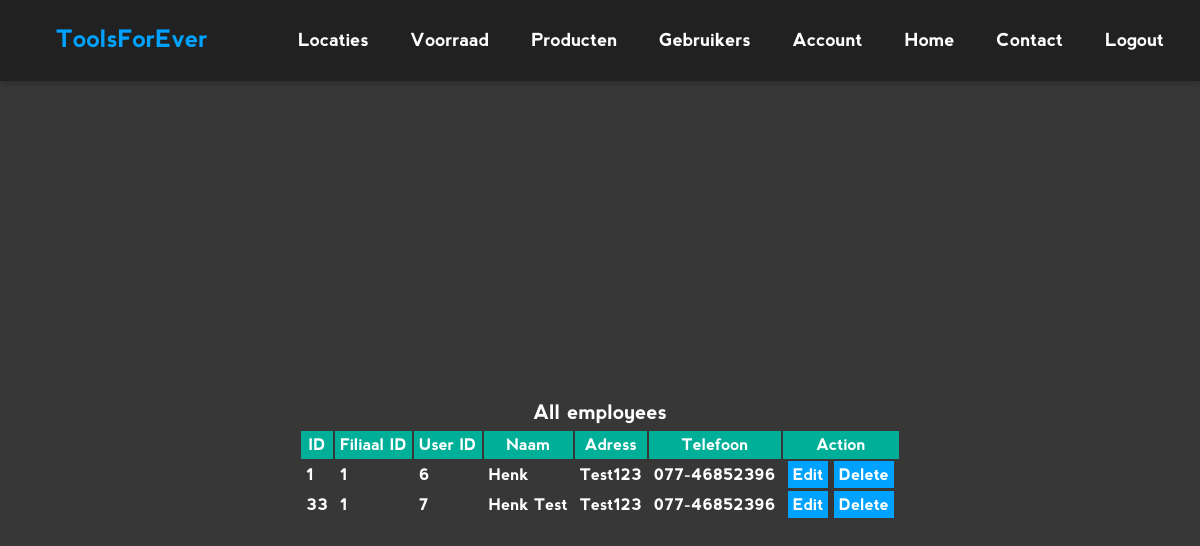
Page /pages/account.php on the committed database.
### tables this page shows
CREATE TABLE IF NOT EXISTS `employee` (
  `Med_id` int(11) NOT NULL AUTO_INCREMENT,
  `fil_id` int(11) DEFAULT NULL,
  `U_id` int(11) DEFAULT NULL,
  `name` varchar(25) DEFAULT NULL,
  `adress` varchar(50) DEFAULT NULL,
  `tell` varchar(15) DEFAULT NULL,
  PRIMARY KEY (`Med_id`),
  KEY `U_id` (`U_id`),
  KEY `FK_employee_location` (`fil_id`)
);

### pages/account.php (the view, shortened to what this page needs)
<?php
$pdo = new PDO('mysql:host=127.0.0.1;dbname=ToolsForEver;charset=utf8', 'root', '');
$sql = 'SELECT * FROM employee';
$statement = $pdo->prepare($sql);
$statement->execute();
$employee = $statement->fetchAll(PDO::FETCH_OBJ);
?>
<div class="container">
     <div class="login-form">
          <h3>All employees</h3>
          <table class="table">
               <tr>
                    <th>ID</th>
                    <th>Filiaal ID</th>
                    <th>User ID</th>
                    <th>Naam</th>
                    <th>Adress</th>
                    <th>Telefoon</th>
                    <th>Action</th>
               </tr>
               <?php  foreach($employee as $emp): ?>
               <tr>
                    <td><?= $emp->Med_id; ?></td>
                    <td><?= $emp->fil_id; ?></td>
                    <td><?= $emp->U_id; ?></td>
                    <td><?= $emp->name; ?></td>
                    <td><?= $emp->adress; ?></td>
                    <td><?= $emp->tell; ?></td>
                    <td>
                         <a href="edit.php?id=<?= $emp->U_id ?>">Edit</a>
                         <a onclick="return confirm('Are you sure?')" href="delete.php?id=<?= $emp->U_id ?>" class="#">Delete</a>
                    </td>
               </tr>
          <?php endforeach; ?>
          </table>
     </div>
</div>

### css/style.css (style rules this page uses)
* { margin: 0; font-family: Nevis, Akashi, Arial; }
.header { background-color: #212121; overflow: hidden; -webkit-filter: drop-shadow(1px 3px 3px #2c2c2c); filter: drop-shadow(1px 3px 3px #2c2c2c); }
.header ul { list-style: none; margin-right: 15px; }
.header a { color: #fff; text-decoration: none; display: inline; float: right; text-align: center; padding: 25px 16px; margin: 5px; font-size: 18px; -webkit-transition: all .2s ease-in-out; -o-transition: all .2s ease-in-out; transition: all .2s ease-in-out; }
.header p { color: #00a2ff; text-decoration: none; display: inline; float: left; text-align: center; padding: 25px 16px; font-size: 24px; }
.login-form { display: -webkit-box; display: -ms-flexbox; display: flex; -webkit-box-orient: vertical; -webkit-box-direction: normal; -ms-flex-direction: column; flex-direction: column; -webkit-box-pack: center; -ms-flex-pack: center; justify-content: center; -webkit-box-align: center; -ms-flex-align: center; align-items: center; height: 95vh; background-color: #373737; background-size: cover; width: 100%; }
.login-form h3 { margin-top: 5px; font-size: 20px; color: #fff; }
.table { margin: 5px; }
.table th { background-color: #00af98; padding: 5px; color: #fff; }
.table td { color: #fff; padding: 5px; }
.table a { text-decoration: none; color: #fff; background-color: #00a2ff; padding: 5px; }

### rows in the picture
employee: Med_id "1", fil "1", U "6", name "Henk", adress "Test123", tell "077-46852396"
employee: Med_id "33", fil "1", U "7", name "Henk Test", adress "Test123", tell "077-46852396"
